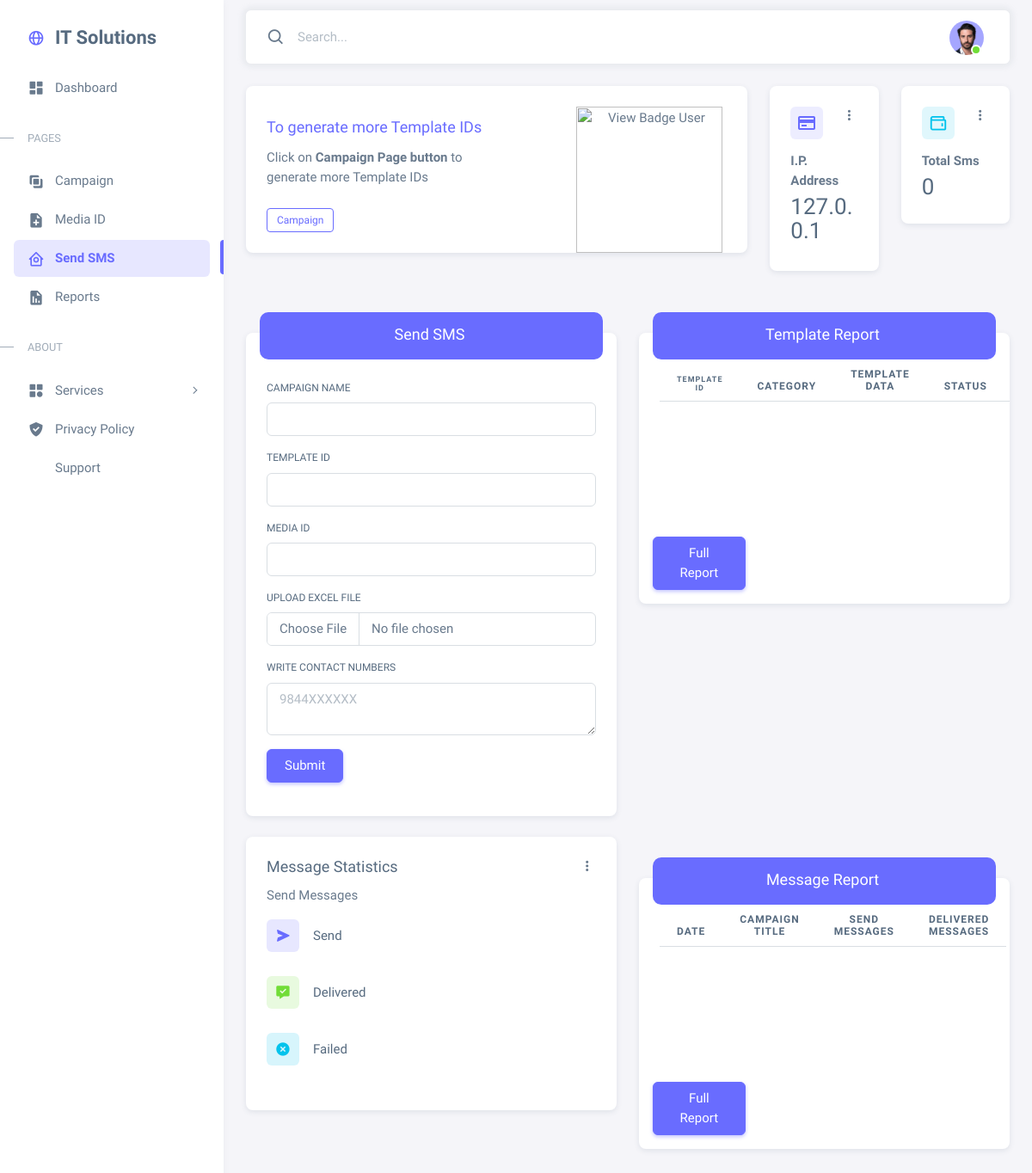
The app's page /send-sms/ (signed in), older data.
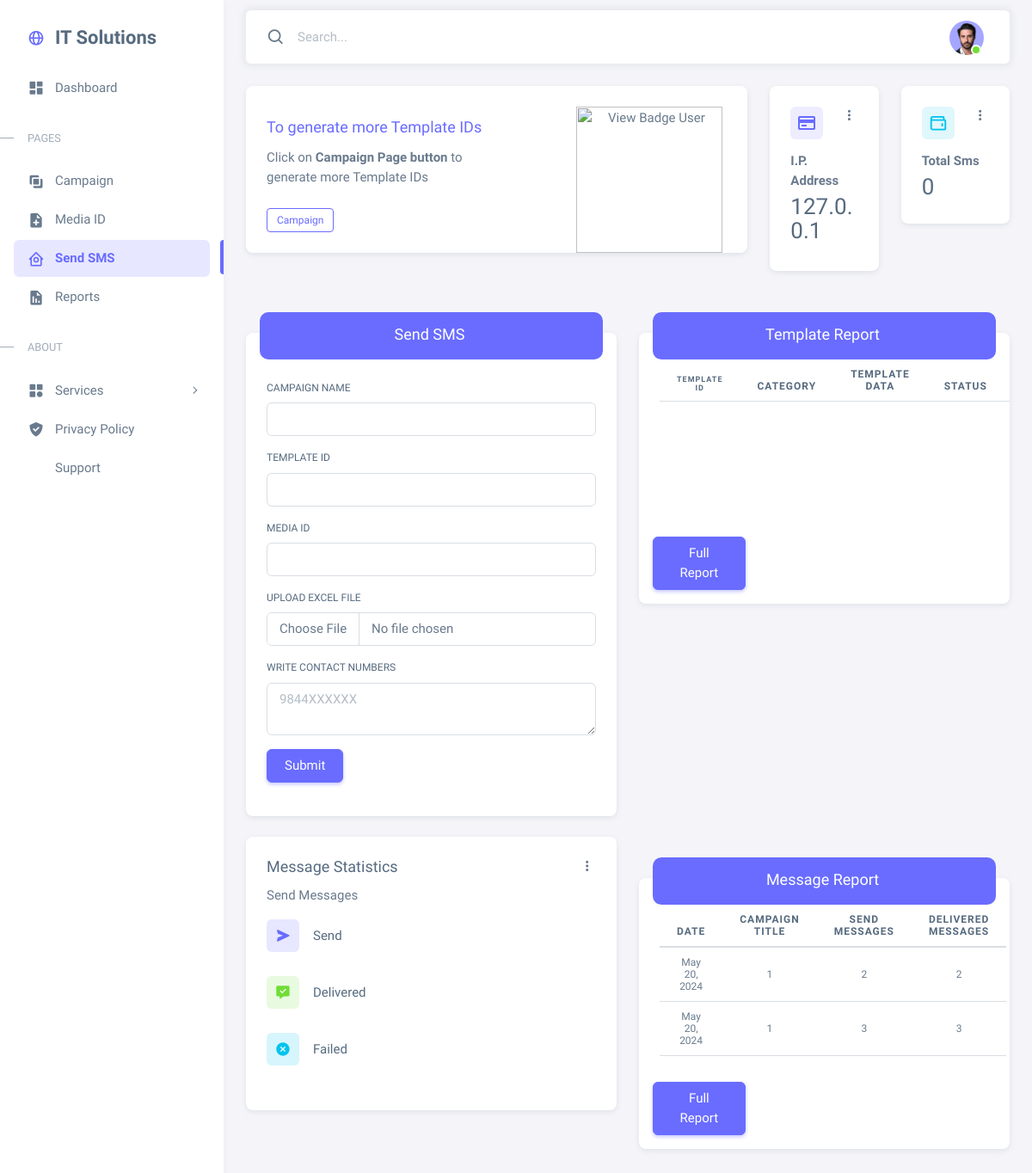
The same page, newer data.
### smsapp/models.py (models this page shows)
class ReportInfo(models.Model):
    email = models.ForeignKey(settings.AUTH_USER_MODEL, on_delete=models.CASCADE)
    campaign_title=models.CharField(max_length=50)
    message_date = models.DateField()
    message_send = models.IntegerField()
    message_delivery = models.IntegerField()
    message_failed = models.IntegerField()

### smsapp/views.py (the view, shortened to what this page needs)
# urls.py: path("send-sms/", views.Send_Sms, name="send-sms"),
@login_required
def Send_Sms(request):
    if not request.user.is_authenticated:
        return redirect("login")
    ip_address = request.META.get("REMOTE_ADDR", "Unknown IP")
    user = request.user
    coins = user.coins
    report_list = ReportInfo.objects.filter(email=user)
    campaign_list = CampaignData.objects.filter(email=user)
    def get_context(extra_context=None):
        context = {
            "ip_address": ip_address,
            "username": username(request),
            "coins": coins,
            "report_list": report_list,
            "campaign_list": campaign_list
        }
        if extra_context:
            context.update(extra_context)
        return context
    return render(request, "send-sms.html", get_context())

### smsapp/models.py (called while the page is built)
    def __str__(self):
        return self.email

### smsapp/views.py (called while the page is built)
@login_required
def username(request):
    username=request.user
    return username

### smsapp/templates/send-sms.html (shortened to what the changed rows need)
<html lang="en" class="light-style layout-menu-fixed" dir="ltr" data-theme="theme-default" data-assets-path="../assets/"
  data-template="vertical-menu-template-free">
<head>
  <link rel="stylesheet" href="/static/assets/vendor/fonts/boxicons.css" />
  <link rel="stylesheet" href="/static/assets/vendor/css/core.css" class="template-customizer-core-css" />
  <link rel="stylesheet" href="/static/assets/vendor/css/theme-default.css" class="template-customizer-theme-css" />
  <link rel="stylesheet" href="/static/assets/css/demo.css" />
  <link rel="stylesheet" href="/static/assets/vendor/libs/perfect-scrollbar/perfect-scrollbar.css" />
  <link rel="stylesheet" href="/static/assets/vendor/libs/apex-charts/apex-charts.css" />
</head>
<body>
  <div class="layout-wrapper layout-content-navbar">
    <div class="layout-container">
      <div class="layout-page">
        <div class="content-wrapper">
          <div class="container-xxl flex-grow-1 container-p-y">
            <div class="row">
              <div class="col-12 col-lg-6 order-2 order-md-3 order-lg-2 mb-4 shadow-primary mt-5 w-50">
                <div class="card z-index-2">
                  <div class="card-body" id="table-container" style="overflow-y: auto; height:190px;">
                    <table class="table" style="text-align: center; font-size: 12px;">
                      <thead>
                        <tr>
                          <th style="font-size: 9px;" scope="col">Template ID</th>
                          <th scope="col">Category</th>
                          <th scope="col">Template Data</th>
                          <th scope="col">Status</th>
                          <th scope="col">Date</th>
                        </tr>
                      </thead>
                    </table>
                  </div>
                </div>
              </div>
            </div>
            <div class="row">
              <div class="col-12 col-lg-6 order-2 order-md-3 order-lg-2 mb-4 shadow-primary mt-5 w-50">
                <div class="card z-index-2">
                  <div class="card-body" id="table-container" style="overflow-y: auto; height:190px;">
                    <table class="table" style="text-align: center; font-size: 12px;">
                      <thead>
                        <tr>
                          <th scope="col">Date</th>
                          <th scope="col">Campaign Title</th>
                          <th scope="col">Send Messages</th>
                          <th scope="col">Delivered Messages</th>
                        </tr>
                      </thead>
                      <tbody>
                        {% for report in report_list %}
                        <tr>
                          <td>{{report.message_date}}</td>
                          <td>{{report.campaign_title}}</td>
                          <td>{{report.message_send}}</td>
                          <td>{{report.message_delivery}}</td>
                        </tr>
                        {% endfor %}
                      </tbody>
                    </table>
                  </div>
                </div>
              </div>
            </div>
          </div>
        </div>
      </div>
    </div>
  </div>
</body>
</html>

Row changes from the older to the newer data that the page shows:
added ReportInfo: message_date "May 20, 2024", campaign_title "1", message_send "2", message_delivery "2"
added ReportInfo: message_date "May 20, 2024", campaign_title "1", message_send "3", message_delivery "3"
